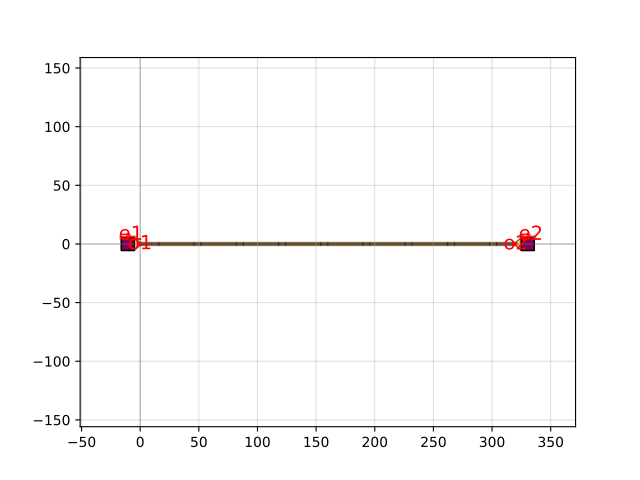

Write Python code to recreate this figure.
import gdsfactory as gf

c = gf.components.straight_heater_metal_90_90(length=320.0, length_undercut_spacing=6.0, length_undercut=30.0, length_straight_input=15.0, heater_width=2.5, cross_section_heater='heater_metal', cross_section_waveguide_heater='strip_heater_metal', cross_section_heater_undercut='strip_heater_metal_undercut', with_undercut=False, port_orientation1=90, port_orientation2=90, heater_taper_length=5.0)
c.plot()
